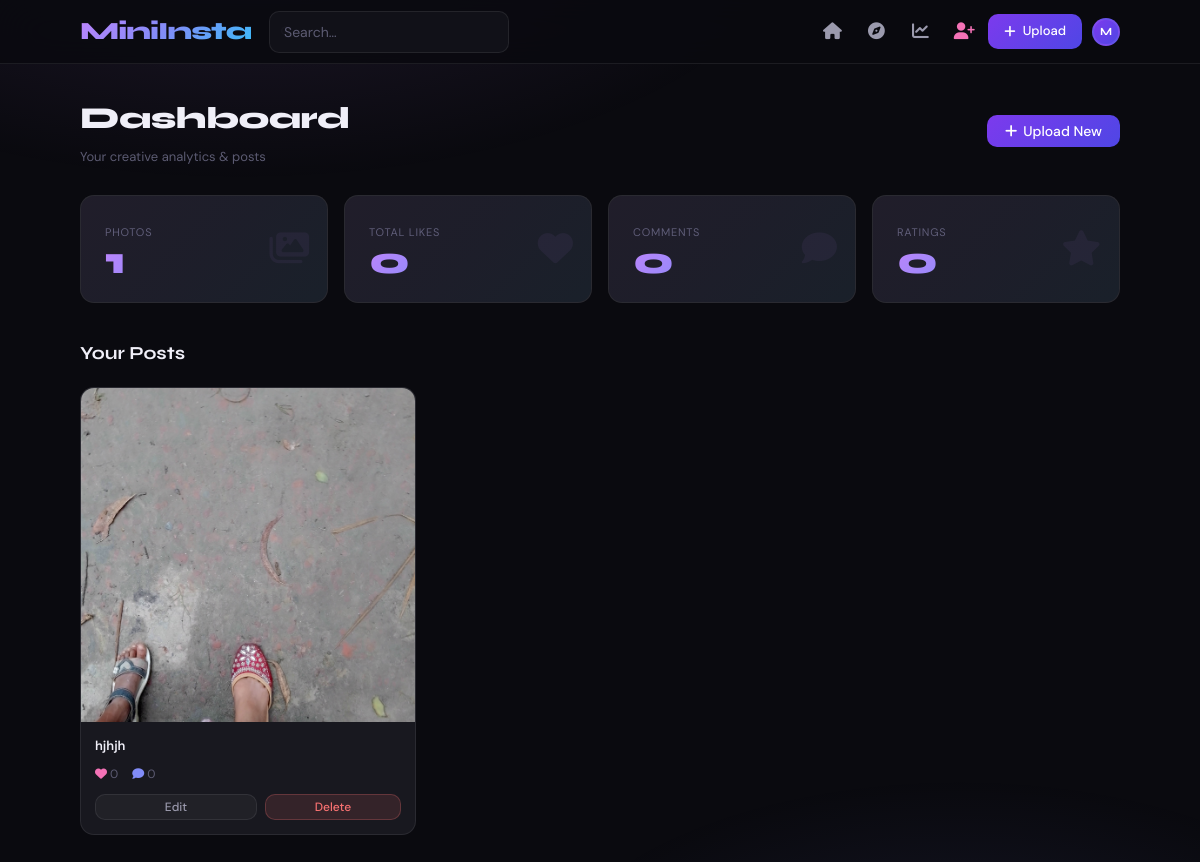
The app's page /dashboard/ (signed in) with its own data.
### users/models.py (models this page shows, shortened)
class CustomUser(AbstractUser):
    ROLE_CONSUMER = 'consumer'
    ROLE_CREATOR  = 'creator'
    ROLE_CHOICES  = [
        (ROLE_CONSUMER, 'Consumer'),
        (ROLE_CREATOR,  'Creator'),
    ]
    role            = models.CharField(max_length=10, choices=ROLE_CHOICES, default=ROLE_CONSUMER)
    bio             = models.TextField(blank=True)
    profile_picture = models.ImageField(upload_to='profile_pics/', blank=True, null=True)
    website         = models.URLField(blank=True)
    location        = models.CharField(max_length=150, blank=True)
    def is_creator(self):
        return self.role == self.ROLE_CREATOR

### photos/models.py (models this page shows, shortened)
class Photo(models.Model):
    author         = models.ForeignKey(
        settings.AUTH_USER_MODEL,
        on_delete=models.CASCADE,
        related_name='photos'
    )
    title          = models.CharField(max_length=200)
    caption        = models.TextField(blank=True)
    image          = models.ImageField(upload_to='photos/%Y/%m/%d/')
    location       = models.CharField(max_length=200, blank=True)
    people_present = models.CharField(
        max_length=500,
        blank=True,
        help_text='Comma-separated names of people in the photo'
    )
    tags           = models.CharField(
        max_length=300,
        blank=True,
        help_text='Comma-separated tags, e.g. travel, food, nature'
    )
    created_at     = models.DateTimeField(auto_now_add=True, db_index=True)
    updated_at     = models.DateTimeField(auto_now=True)
    class Meta:
        ordering = ['-created_at']
        indexes = [
            models.Index(fields=['created_at']),
            models.Index(fields=['location']),
            models.Index(fields=['author']),
        ]
    def average_rating(self):
        ratings = self.ratings.all()
        if ratings.exists():
            return round(sum(r.score for r in ratings) / ratings.count(), 1)
        return None
    def rating_count(self):
        return self.ratings.count()

### photos/views.py (the view)
# urls.py: path('dashboard/',                views.creator_dashboard,  name='creator_dashboard'),
@login_required
@creator_required
def creator_dashboard(request):
    photos = Photo.objects.filter(
        author=request.user
    ).prefetch_related(
        'comments',
        'likes',
        'ratings'
    )
    total_likes = sum(
        photo.likes.count()
        for photo in photos
    )
    total_comments = sum(
        photo.comments.count()
        for photo in photos
    )
    total_ratings = sum(
        photo.rating_count()
        for photo in photos
    )
    return render(request, 'photos/creator_dashboard.html', {
        'photos': photos,
        'total_likes': total_likes,
        'total_comments': total_comments,
        'total_ratings': total_ratings,
    })

### templates/photos/creator_dashboard.html (shortened to what this page needs)
{% extends 'base.html' %}
{% block content %}
<div class="wrap">
  <div style="display:flex;align-items:center;justify-content:space-between;margin-bottom:28px;flex-wrap:wrap;gap:12px">
    <div>
      <h2 style="font-family:'Syne',sans-serif;font-weight:800;font-size:1.9rem;letter-spacing:-.02em">Dashboard</h2>
      <p class="tc3 fs13" style="margin-top:4px">Your creative analytics &amp; posts</p>
    </div>
    <a href="{% url 'upload_photo' %}" class="btn btn-p"><i class="fas fa-plus"></i> Upload New</a>
  </div>
  <div class="g4" style="margin-bottom:36px">
    <div class="sc"><div class="sl">Photos</div><div class="sn">{{ photos.count }}</div><div class="si"><i class="fas fa-images"></i></div></div>
    <div class="sc"><div class="sl">Total Likes</div><div class="sn">{{ total_likes }}</div><div class="si"><i class="fas fa-heart"></i></div></div>
    <div class="sc"><div class="sl">Comments</div><div class="sn">{{ total_comments }}</div><div class="si"><i class="fas fa-comment"></i></div></div>
    <div class="sc"><div class="sl">Ratings</div><div class="sn">{{ total_ratings }}</div><div class="si"><i class="fas fa-star"></i></div></div>
  </div>
  <div class="sh"><h4>Your Posts</h4></div>
  {% if not photos %}
  <div class="es"><div class="es-i"><i class="fas fa-camera-retro"></i></div><h5>No uploads yet</h5><p>Start sharing your photos with the world.</p><a href="{% url 'upload_photo' %}" class="btn btn-p">Upload Your First Photo</a></div>
  {% else %}
  <div class="g3">
    {% for photo in photos %}
    <div style="background:var(--bg3);border:1px solid var(--border);border-radius:var(--r);overflow:hidden;display:flex;flex-direction:column;transition:border-color .2s,transform .15s" onmouseover="this.style.borderColor='var(--border2)';this.style.transform='translateY(-2px)'" onmouseout="this.style.borderColor='var(--border)';this.style.transform=''">
      <a href="{% url 'photo_detail' photo.pk %}">
        <img src="{{ photo.image.url }}" alt="{{ photo.title }}" style="width:100%;aspect-ratio:1;object-fit:cover;display:block">
      </a>
      <div style="padding:14px;flex:1;display:flex;flex-direction:column;justify-content:space-between;gap:10px">
        <div>
          <div class="fw6 fs13 trunc">{{ photo.title }}</div>
          <div style="display:flex;gap:14px;margin-top:8px;font-size:12px;color:var(--text3)">
            <span><i class="fas fa-heart" style="color:var(--pink);margin-right:3px"></i>{{ photo.likes.count }}</span>
            <span><i class="fas fa-comment" style="color:var(--acc2);margin-right:3px"></i>{{ photo.comments.count }}</span>
          </div>
        </div>
        <div style="display:flex;gap:8px">
          <a href="{% url 'edit_photo' photo.pk %}" class="btn btn-g sm" style="flex:1">Edit</a>
          <form method="post" action="{% url 'delete_photo' photo.pk %}" onsubmit="return confirm('Delete this photo?')" style="flex:1">{% csrf_token %}
            <button type="submit" class="btn btn-d sm" style="width:100%">Delete</button>
          </form>
        </div>
      </div>
    </div>
    {% endfor %}
  </div>
  {% endif %}
</div>
{% endblock %}

### templates/base.html (shortened to what this page needs)
{% load static %}
<!DOCTYPE html>
<html lang="en">
<head>
  <link href="https://cdnjs.cloudflare.com/ajax/libs/font-awesome/6.5.0/css/all.min.css" rel="stylesheet">
  <link rel="stylesheet" href="{% static 'css/dark-overrides.css' %}">
</head>
<body>
<nav class="nav">
  <div class="nav-inner">
    <a class="brand" href="{% url 'feed' %}">MiniInsta</a>
    <form class="n-search" method="get" action="{% url 'feed' %}">
      <input type="search" name="q" placeholder="Search…" value="{{ request.GET.q }}">
    </form>
    <div class="n-acts">
      {% if user.is_authenticated %}
        <a class="nib {% if request.resolver_match.url_name == 'feed' %}on{% endif %}" href="{% url 'feed' %}" title="Home"><i class="fas fa-house"></i></a>
        <a class="nib {% if request.resolver_match.url_name == 'explore_users' %}on{% endif %}" href="{% url 'explore_users' %}" title="Explore"><i class="fas fa-compass"></i></a>
        <a class="nib {% if request.resolver_match.url_name == 'dashboard' %}on{% endif %}" href="{% url 'dashboard' %}" title="Dashboard"><i class="fas fa-chart-line"></i></a>
        {% if user.is_staff %}<a class="nib" href="{% url 'create_creator' %}" title="Add Creator" style="color:var(--pink)"><i class="fas fa-user-plus"></i></a>{% endif %}
        {% if user.is_creator %}
          <a class="btn-up" href="{% url 'upload_photo' %}"><i class="fas fa-plus"></i> Upload</a>
        {% endif %}
        <div class="drop" style="margin-left:6px">
          <a href="#" style="display:flex;align-items:center;">
            {% if user.profile_picture %}<img src="{{ user.profile_picture.url }}" class="av av28" alt="">
            {% else %}<div class="avph av28" style="font-size:11px">{{ user.username|first|upper }}</div>{% endif %}
          </a>
        </div>
      {% else %}
        <a class="nib" style="font-size:14px;font-weight:500;padding:0 10px;width:auto;" href="{% url 'login' %}">Log In</a>
        <a class="btn-up" href="{% url 'register' %}">Sign Up</a>
      {% endif %}
    </div>
  </div>
</nav>
<main>{% block content %}{% endblock %}</main>
</body>
</html>

### static/css/dark-overrides.css (style rules this page uses)
.form-control, .form-select, input[type="text"], input[type="email"], input[type="password"], input[type="url"], input[type="search"], input[type="number"], textarea, select { background-color: #111118 !important; border: 1px solid rgba(255,255,255,0.08) !important; color: #f0eff8 !important; border-radius: 10px !important; padding: 11px 14px !important; font-family: 'DM Sans', sans-serif !important; font-size: 14px !important; transition: border-color .2s, box-shadow .2s !important; box-shadow: none !important; }
.form-control::placeholder, input::placeholder, textarea::placeholder { color: #5c5b72 !important; }

### records on screen
CustomUser: username|first "M"
Photo: image (picture), title "hjhjh", likes.count "0", comments.count "0"

### other values on screen
{{ photos.count }} "1"
{{ total_likes }} "0"
{{ total_comments }} "0"
{{ total_ratings }} "0"
